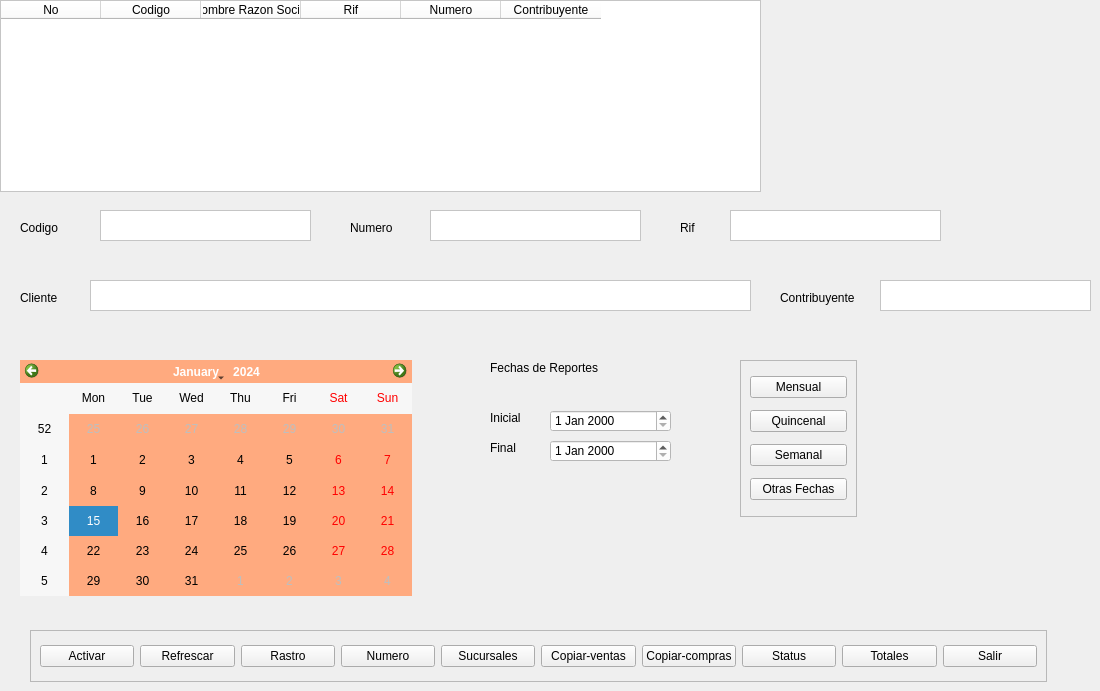
    <widget class="QWidget" name="tab_3">
     <attribute name="title">
      <string>Activar</string>
     </attribute>
     <widget class="QTableWidget" name="tableWidget_5">
      <property name="geometry">
       <rect>
        <x>0</x>
        <y>0</y>
        <width>761</width>
        <height>192</height>
       </rect>
      </property>
      <property name="styleSheet">
       <string notr="true">background-color: rgb(255, 255, 255);</string>
      </property>
      <column>
       <property name="text">
        <string>No</string>
       </property>
      </column>
      <column>
       <property name="text">
        <string>Codigo</string>
       </property>
      </column>
      <column>
       <property name="text">
        <string>Nombre Razon Social</string>
       </property>
      </column>
      <column>
       <property name="text">
        <string>Rif</string>
       </property>
      </column>
      <column>
       <property name="text">
        <string>Numero</string>
       </property>
      </column>
      <column>
       <property name="text">
        <string>Contribuyente</string>
       </property>
      </column>
     </widget>
     <widget class="QLabel" name="label_80">
      <property name="geometry">
       <rect>
        <x>20</x>
        <y>220</y>
        <width>55</width>
        <height>16</height>
       </rect>
      </property>
      <property name="text">
       <string>Codigo</string>
      </property>
     </widget>
     <widget class="QTextEdit" name="textEdit_61">
      <property name="geometry">
       <rect>
        <x>100</x>
        <y>210</y>
        <width>211</width>
        <height>31</height>
       </rect>
      </property>
      <property name="styleSheet">
       <string notr="true">background-color: rgb(255, 255, 255);</string>
      </property>
     </widget>
     <widget class="QLabel" name="label_81">
      <property name="geometry">
       <rect>
        <x>350</x>
        <y>220</y>
        <width>55</width>
        <height>16</height>
       </rect>
      </property>
      <property name="text">
       <string>Numero</string>
      </property>
     </widget>
     <widget class="QTextEdit" name="textEdit_62">
      <property name="geometry">
       <rect>
        <x>430</x>
        <y>210</y>
        <width>211</width>
        <height>31</height>
       </rect>
      </property>
      <property name="styleSheet">
       <string notr="true">background-color: rgb(255, 255, 255);</string>
      </property>
     </widget>
     <widget class="QLabel" name="label_82">
      <property name="geometry">
       <rect>
        <x>680</x>
        <y>220</y>
        <width>55</width>
        <height>16</height>
       </rect>
      </property>
      <property name="text">
       <string>Rif</string>
      </property>
     </widget>
     <widget class="QTextEdit" name="textEdit_63">
      <property name="geometry">
       <rect>
        <x>730</x>
        <y>210</y>
        <width>211</width>
        <height>31</height>
       </rect>
      </property>
      <property name="styleSheet">
       <string notr="true">background-color: rgb(255, 255, 255);</string>
      </property>
     </widget>
     <widget class="QLabel" name="label_83">
      <property name="geometry">
       <rect>
        <x>20</x>
        <y>290</y>
        <width>55</width>
        <height>16</height>
       </rect>
      </property>
      <property name="text">
       <string>Cliente</string>
      </property>
     </widget>
     <widget class="QTextEdit" name="textEdit_64">
      <property name="geometry">
       <rect>
        <x>90</x>
        <y>280</y>
        <width>661</width>
        <height>31</height>
       </rect>
      </property>
      <property name="styleSheet">
       <string notr="true">background-color: rgb(255, 255, 255);</string>
      </property>
     </widget>
     <widget class="QLabel" name="label_84">
      <property name="geometry">
       <rect>
        <x>780</x>
        <y>290</y>
        <width>81</width>
        <height>16</height>
       </rect>
      </property>
      <property name="text">
       <string>Contribuyente</string>
      </property>
     </widget>
     <widget class="QTextEdit" name="textEdit_65">
      <property name="geometry">
       <rect>
        <x>880</x>
        <y>280</y>
        <width>211</width>
        <height>31</height>
       </rect>
      </property>
      <property name="styleSheet">
       <string notr="true">background-color: rgb(255, 255, 255);</string>
      </property>
     </widget>
     <widget class="QCalendarWidget" name="calendarWidget">
      <property name="geometry">
       <rect>
        <x>20</x>
        <y>360</y>
        <width>392</width>
        <height>236</height>
       </rect>
      </property>
      <property name="styleSheet">
       <string notr="true">background-color: rgb(255, 170, 127);</string>
      </property>
     </widget>
     <widget class="QLabel" name="label_85">
      <property name="geometry">
       <rect>
        <x>490</x>
        <y>360</y>
        <width>151</width>
        <height>16</height>
       </rect>
      </property>
      <property name="styleSheet">
       <string notr="true">font: 75 10pt &quot;MS Shell Dlg 2&quot;;</string>
      </property>
      <property name="text">
       <string>Fechas de Reportes</string>
      </property>
     </widget>
     <widget class="QLabel" name="label_86">
      <property name="geometry">
       <rect>
        <x>490</x>
        <y>410</y>
        <width>55</width>
        <height>16</height>
       </rect>
      </property>
      <property name="text">
       <string>Inicial</string>
      </property>
     </widget>
     <widget class="QLabel" name="label_87">
      <property name="geometry">
       <rect>
        <x>490</x>
        <y>440</y>
        <width>55</width>
        <height>16</height>
       </rect>
      </property>
      <property name="text">
       <string>Final</string>
      </property>
     </widget>
     <widget class="QDateEdit" name="dateEdit_7">
      <property name="geometry">
       <rect>
        <x>550</x>
        <y>410</y>
        <width>121</width>
        <height>22</height>
       </rect>
      </property>
      <property name="styleSheet">
       <string notr="true">background-color: rgb(255, 255, 255);</string>
      </property>
     </widget>
     <widget class="QDateEdit" name="dateEdit_8">
      <property name="geometry">
       <rect>
        <x>550</x>
        <y>440</y>
        <width>121</width>
        <height>22</height>
       </rect>
      </property>
      <property name="styleSheet">
       <string notr="true">background-color: rgb(255, 255, 255);</string>
      </property>
     </widget>
     <widget class="QFrame" name="frame_14">
      <property name="geometry">
       <rect>
        <x>740</x>
        <y>360</y>
        <width>117</width>
        <height>157</height>
       </rect>
      </property>
      <property name="frameShape">
       <enum>QFrame::StyledPanel</enum>
      </property>
      <property name="frameShadow">
       <enum>QFrame::Raised</enum>
      </property>
      <layout class="QVBoxLayout" name="verticalLayout_6">
       <item>
        <widget class="QPushButton" name="pushButton_54">
         <property name="styleSheet">
          <string notr="true">background-color: rgb(240, 240, 240);</string>
         </property>
         <property name="text">
          <string>Mensual</string>
         </property>
        </widget>
       </item>
       <item>
        <widget class="QPushButton" name="pushButton_55">
         <property name="styleSheet">
          <string notr="true">background-color: rgb(240, 240, 240);</string>
         </property>
         <property name="text">
          <string>Quincenal</string>
         </property>
        </widget>
       </item>
       <item>
        <widget class="QPushButton" name="pushButton_57">
         <property name="styleSheet">
          <string notr="true">background-color: rgb(240, 240, 240);</string>
         </property>
         <property name="text">
          <string>Semanal</string>
         </property>
        </widget>
       </item>
       <item>
        <widget class="QPushButton" name="pushButton_56">
         <property name="styleSheet">
          <string notr="true">background-color: rgb(240, 240, 240);</string>
         </property>
         <property name="text">
          <string>Otras Fechas</string>
         </property>
        </widget>
       </item>
      </layout>
     </widget>
     <widget class="QFrame" name="frame_15">
      <property name="geometry">
       <rect>
        <x>30</x>
        <y>630</y>
        <width>1017</width>
        <height>52</height>
       </rect>
      </property>
      <property name="frameShape">
       <enum>QFrame::StyledPanel</enum>
      </property>
      <property name="frameShadow">
       <enum>QFrame::Raised</enum>
      </property>
      <layout class="QHBoxLayout" name="horizontalLayout_3">
       <item>
        <widget class="QPushButton" name="pushButton_60">
         <property name="styleSheet">
          <string notr="true">background-color: rgb(240, 240, 240);</string>
         </property>
         <property name="text">
          <string>Activar</string>
         </property>
        </widget>
       </item>
       <item>
        <widget class="QPushButton" name="pushButton_59">
         <property name="styleSheet">
          <string notr="true">background-color: rgb(240, 240, 240);</string>
         </property>
         <property name="text">
          <string>Refrescar</string>
         </property>
        </widget>
       </item>
       <item>
        <widget class="QPushButton" name="pushButton_58">
         <property name="styleSheet">
          <string notr="true">background-color: rgb(240, 240, 240);</string>
         </property>
         <property name="text">
          <string>Rastro</string>
         </property>
        </widget>
       </item>
       <item>
        <widget class="QPushButton" name="pushButton_61">
         <property name="styleSheet">
          <string notr="true">background-color: rgb(240, 240, 240);</string>
         </property>
         <property name="text">
          <string>Numero</string>
         </property>
        </widget>
       </item>
       <item>
        <widget class="QPushButton" name="pushButton_62">
         <property name="styleSheet">
          <string notr="true">background-color: rgb(240, 240, 240);</string>
         </property>
         <property name="text">
          <string>Sucursales</string>
         </property>
        </widget>
       </item>
       <item>
        <widget class="QPushButton" name="pushButton_63">
         <property name="styleSheet">
          <string notr="true">background-color: rgb(240, 240, 240);</string>
         </property>
         <property name="text">
          <string>Copiar-ventas</string>
         </property>
        </widget>
       </item>
       <item>
        <widget class="QPushButton" name="pushButton_67">
         <property name="styleSheet">
          <string notr="true">background-color: rgb(240, 240, 240);</string>
         </property>
         <property name="text">
          <string>Copiar-compras</string>
         </property>
        </widget>
       </item>
       <item>
        <widget class="QPushButton" name="pushButton_64">
         <property name="styleSheet">
          <string notr="true">background-color: rgb(240, 240, 240);</string>
         </property>
         <property name="text">
          <string>Status</string>
         </property>
        </widget>
       </item>
       <item>
        <widget class="QPushButton" name="pushButton_65">
         <property name="styleSheet">
          <string notr="true">background-color: rgb(240, 240, 240);</string>
         </property>
         <property name="text">
          <string>Totales</string>
         </property>
        </widget>
       </item>
       <item>
        <widget class="QPushButton" name="pushButton_66">
         <property name="styleSheet">
          <string notr="true">background-color: rgb(240, 240, 240);</string>
         </property>
         <property name="text">
          <string>Salir</string>
         </property>
        </widget>
       </item>
      </layout>
     </widget>
    </widget>
